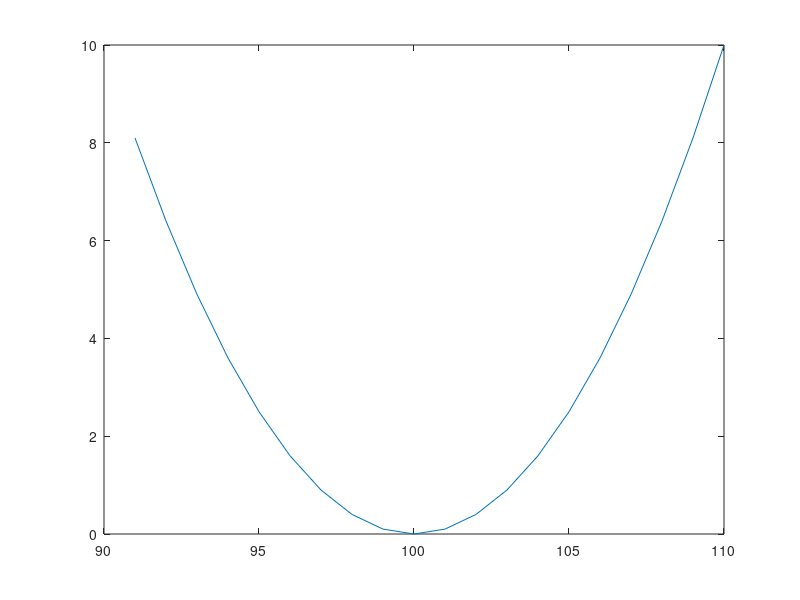

The MATLAB source for this figure:
clear
clc
close all
cols = 20
x = (1:cols) - floor(cols/2)
z = x ./ 2
y = (x.^2) ./ max(x)
plot(x+100, y)
%hold on
%plot(y,'r')

